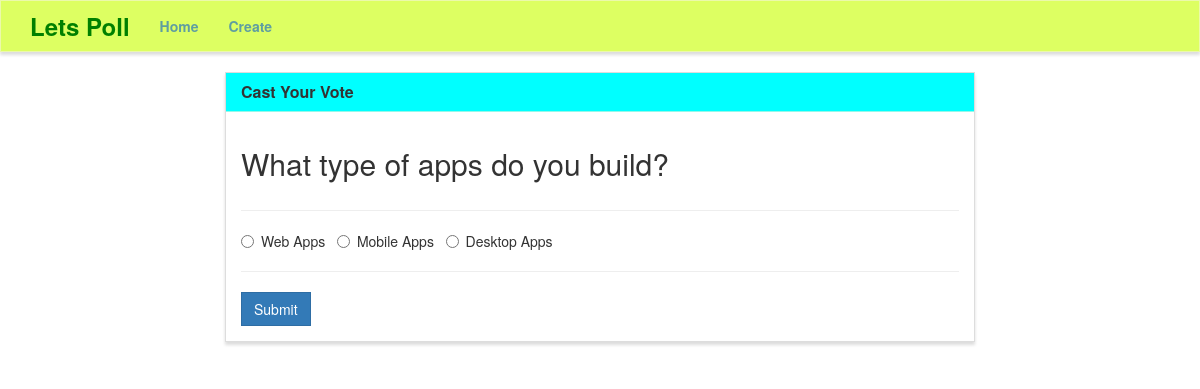
Page /vote/4/ on the committed database.
### poll/models.py (models this page shows, shortened)
class Poll(models.Model):
    question = models.TextField()
    option_one = models.CharField(max_length=30)
    option_two = models.CharField(max_length=30)
    option_three = models.CharField(max_length=30)
    option_one_count = models.IntegerField(default=0)
    option_two_count = models.IntegerField(default=0)
    option_three_count = models.IntegerField(default=0)
    totaloptions = ('option_one' + 'option_two' + 'option_three')
    totaloptioncount = ('option_one_count' + 'option_two_count' + 'option_three_count')

### poll/views.py (the view, shortened to what this page needs)
# urls.py: path('vote/<poll_id>/', poll_views.vote, name='vote'),
def vote(request, poll_id):
    poll = Poll.objects.get(pk=poll_id)
    context = {
        'poll' : poll
    }
    return render(request, 'poll/vote.html', context)

### poll/templates/poll/vote.html (shortened to what this page needs)
{% extends "poll/base.html" %}
{% block main %}
<div class="row">
    <div class="col-lg-8 col-lg-offset-2">
        <div class="panel panel-default">
            <div class="panel-heading" style="background-color: cyan;">
                <h3 class="panel-title">Cast Your Vote</h3>
            </div>
            <div class="panel-body">
                <div class="row">
                    <div class="col-lg-12">
                        <h2>{{ poll.question }}</h2>
                    </div>
                </div>
                <div class="row">
                    <div class="col-lg-12">
                        <hr />
                        <form method="POST">
                            <div class="form-group">
                                <div class="radio">
                                    <label>
                                        <input type="radio" name="poll" value="option1">
                                        {{ poll.option_one }}
                                    </label> &nbsp;
                                    <label>
                                        <input type="radio" name="poll" value="option2">
                                        {{ poll.option_two }}
                                    </label> &nbsp;
                                    <label>
                                        <input type="radio" name="poll" value="option3">
                                        {{ poll.option_three }}
                                    </label> &nbsp;
                                </div>
                            </div>
                            <hr />
                            <button type="submit" class="btn btn-primary">
                                Submit
                            </button>
                        </form>
                    </div>
                </div>
            </div>
        </div>
    </div>
</div>
{% endblock %}

### poll/static/style.css (style rules this page uses)
.navbar-default, .btn, .form-control, .panel { border-radius: 0; }
.panel-default > .panel-heading { color: #333; background-color: rgba(245, 245, 220, .7); border-color: rgba(245, 245, 220, .6); border-top-left-radius: 0; border-top-right-radius: 0; }
.panel { box-shadow: 0px 3px 3px 0px #ddd; }
a.navbar-brand, .panel-title { font-weight: bolder; }

### rows in the picture
Poll: question "What type of apps do you build?", option_one "Web Apps", option_two "Mobile Apps", option_three "Desktop Apps"
